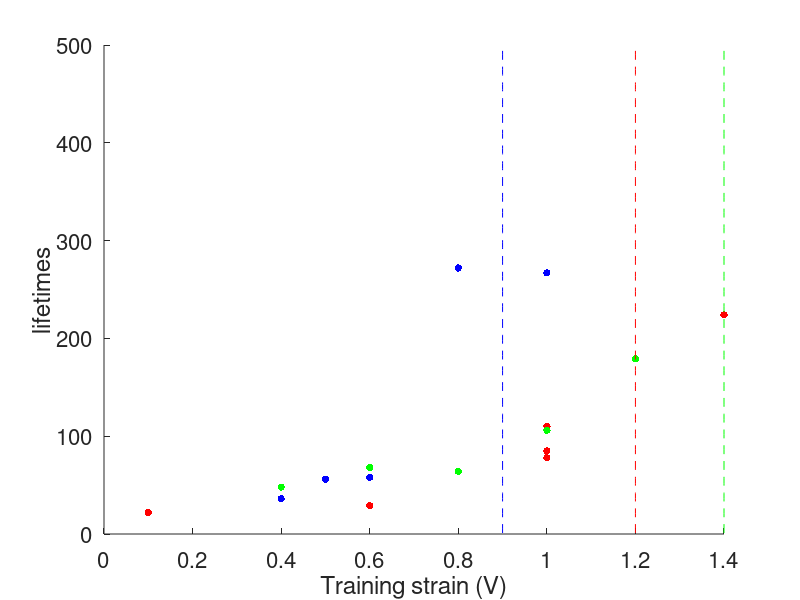
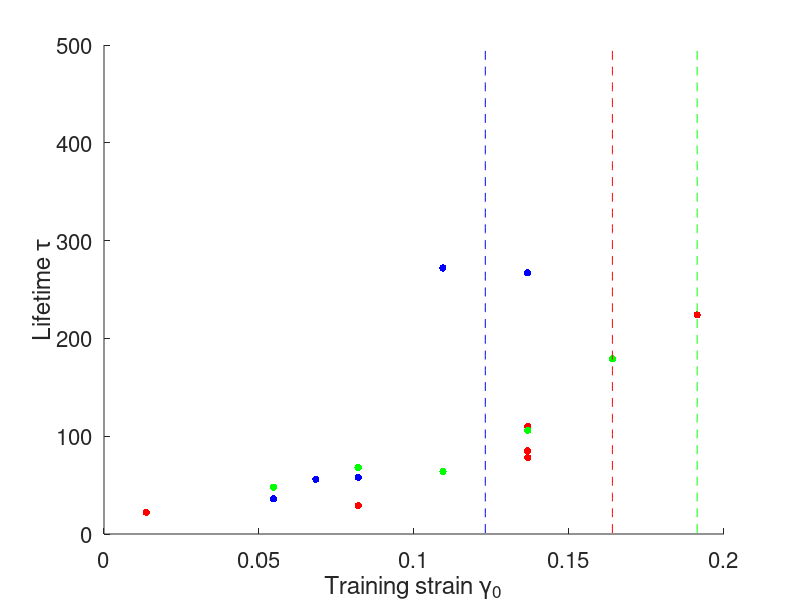

The MATLAB source for these figures, in order:
% plot lifetime vs amplitude
%
% Author: Eric
% Date: 6-8-18

% Conversion from volts to strain
v2s = 4.1/30.;

% 6-28-18 data
% amplitudes in V
amplitudes628 = [0.4 0.6 0.8 1.0 1.2];
% lifetimes in shear cycles
lifetimes628 = [48 68 64 106 179];

% 6-3-18 data
% lifetimes in shear cycles
lifetimes63 = [36 56 58 272 267];
% amplitudes in V
amplitudes63 = [0.4 0.5 0.6 0.8 1.0];

% 5-21-18 data
amplitudes521 = [0.1 0.4 0.6 0.6 0.8 1.0 1.0 1.0 1.4];
lifetimes521 = [31 110 17 31 248 78 85 118 224];

% 5-21-18 first 8 data taken
amplitudes521_8 = [0.1 0.6 0.6 1.0 1.0 1.0 1.4];
lifetimes521_8 = [31 17 31 78 85 110 224];

% 5-21-18 only triain well
amplitudes521_well = [0.1 0.6 1.0 1.0 1.0 1.4];
lifetimes521_well = [22 29 78 85 110 224];

figure;
hold on
plot(amplitudes63, lifetimes63,'b.', 'MarkerFaceColor', 'b', 'MarkerSize', 16);
% plot(amplitudes521_8, lifetimes521_8,'r.', 'MarkerFaceColor', 'r', 'MarkerSize', 12);
plot(amplitudes521_well, lifetimes521_well,'r.', 'MarkerFaceColor', 'r', 'MarkerSize', 16);
plot(amplitudes628, lifetimes628,'g.', 'MarkerFaceColor', 'g', 'MarkerSize', 16);

% title('Training','FontSize', 20);
xlabel('Training strain (V)','FontSize', 18);
ylabel('lifetimes','FontSize', 18);
% ylim([0.02 0.05])
% xlim([0 550])
% axis([0 max(t) 0.02 0.14]);

% % Plot vertical line for training amplitude
trainingAmplitude = 0.9;
plot(ones(100,1) * trainingAmplitude, linspace(1, 500, 100), 'b--');
trainingAmplitude = 1.2;
plot(ones(100,1) * trainingAmplitude, linspace(1, 500, 100), 'r--');

trainingAmplitude = 1.4;
plot(ones(100,1) * trainingAmplitude, linspace(1, 500, 100), 'g--');

xt = get(gca,'XTick');
set(gca, 'FontSize', 16)

hold off

%%%%%%% Fixing volts to strain
figure;
hold on
plot(amplitudes63*v2s, lifetimes63,'b.', 'MarkerFaceColor', 'b', 'MarkerSize', 16);
% plot(amplitudes521_8, lifetimes521_8,'r.', 'MarkerFaceColor', 'r', 'MarkerSize', 12);
plot(amplitudes521_well*v2s, lifetimes521_well,'r.', 'MarkerFaceColor', 'r', 'MarkerSize', 16);
plot(amplitudes628*v2s, lifetimes628,'g.', 'MarkerFaceColor', 'g', 'MarkerSize', 16);

% title('Training','FontSize', 20);
xlabel('Training strain \gamma_0','FontSize', 18);
ylabel('Lifetime \tau','FontSize', 18);
% ylim([0.02 0.05])
% xlim([0 550])
% axis([0 max(t) 0.02 0.14]);

% % Plot vertical line for training amplitude
trainingAmplitude = 0.9*v2s;
plot(ones(100,1) * trainingAmplitude, linspace(1, 500, 100), 'b--');
trainingAmplitude = 1.2*v2s;
plot(ones(100,1) * trainingAmplitude, linspace(1, 500, 100), 'r--');

trainingAmplitude = 1.4*v2s;
plot(ones(100,1) * trainingAmplitude, linspace(1, 500, 100), 'g--');

xt = get(gca,'XTick');
set(gca, 'FontSize', 16)

hold off


